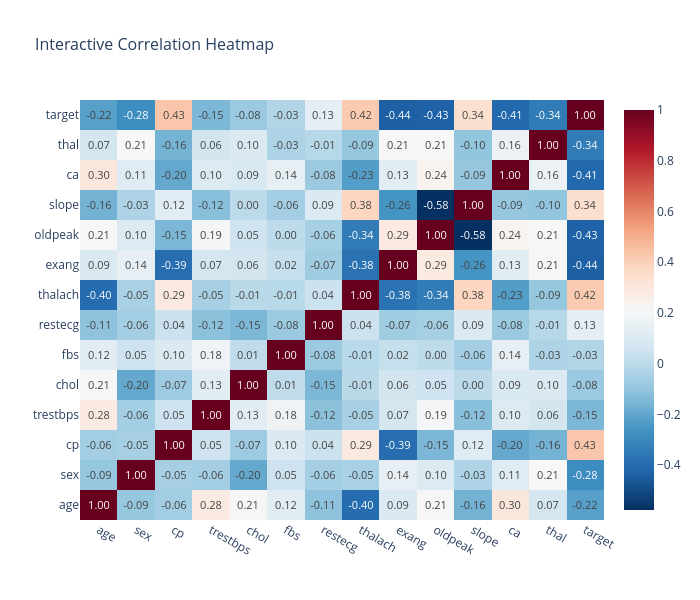

Source (notebook cell):
### Code cell
# Interactive correlation heatmap
fig = px.imshow(corr_matrix, text_auto='.2f', color_continuous_scale='RdBu_r',
                origin='lower', aspect='auto',
                title='Interactive Correlation Heatmap')
fig.update_layout(template='plotly_white', width=700, height=600,
                  title_font_size=16)
fig.show()

### Figure 1 — Plotly figure (JSON) as saved in the notebook; plotly's stock layout.template omitted (floating-point values rounded to 4 significant figures; data arrays with more than 128 entries replaced by an {"elided": "..."} marker saying what was removed)
{"data": [{"coloraxis": "coloraxis", "hovertemplate": "x: %{x}<br>y: %{y}<br>color: %{z}<extra></extra>", "name": "0", "texttemplate": "%{z:.2f}", "type": "heatmap", "x": ["age", "sex", "cp", "trestbps", "chol", "fbs", "restecg", "thalach", "exang", "oldpeak", "slope", "ca", "thal", "target"], "xaxis": "x", "y": ["age", "sex", "cp", "trestbps", "chol", "fbs", "restecg", "thalach", "exang", "oldpeak", "slope", "ca", "thal", "target"], "yaxis": "y", "z": {"elided": "14x14 float values"}}], "layout": {"coloraxis": {"colorscale": [[0, "rgb(5,48,97)"], [0.1, "rgb(33,102,172)"], [0.2, "rgb(67,147,195)"], [0.3, "rgb(146,197,222)"], [0.4, "rgb(209,229,240)"], [0.5, "rgb(247,247,247)"], [0.6, "rgb(253,219,199)"], [0.7, "rgb(244,165,130)"], [0.8, "rgb(214,96,77)"], [0.9, "rgb(178,24,43)"], [1, "rgb(103,0,31)"]]}, "height": 600, "title": {"font": {"size": 16}, "text": "Interactive Correlation Heatmap"}, "width": 700, "xaxis": {"anchor": "y", "domain": [0, 1]}, "yaxis": {"anchor": "x", "autorange": true, "domain": [0, 1]}}}
